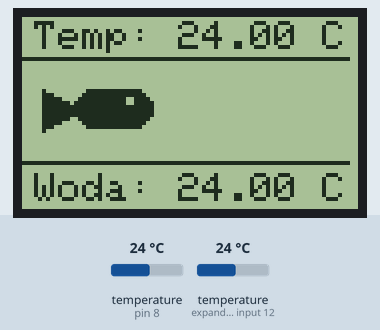
The sketch below on a simulated Arduino Uno, built with avr-gcc and run on an emulated ATmega328P. On the bench: 84×48 one-colour display. The inputs (shaded band) are chosen by the test bench; at power-on: temperature (sensors on pin 8, expander input 12) 24 °C.

Above: at 3.4 s.
3.5 s: temperature (sensor on pin 8) set to 12 °C
At 5.6 s:
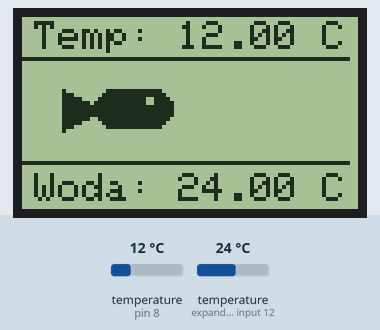
7.7 s: temperature (sensor on expander input 12) set to 12 °C
At 9.1 s:
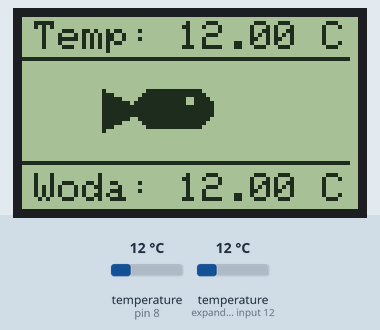
11.3 s: temperature (sensor on pin 8) set to 19 °C
At 12.7 s:
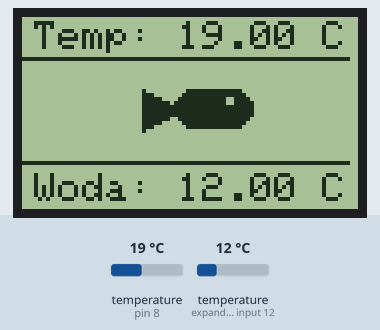
14.9 s: temperature (sensor on expander input 12) set to 19 °C
At 16.2 s:
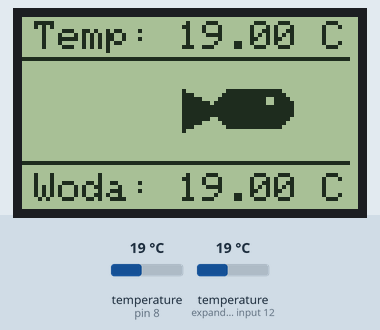
18.4 s: temperature (sensor on pin 8) set to 28 °C
At 19.8 s:
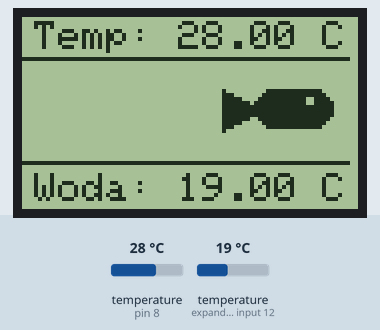
22.0 s: temperature (sensor on expander input 12) set to 28 °C
At 23.4 s:
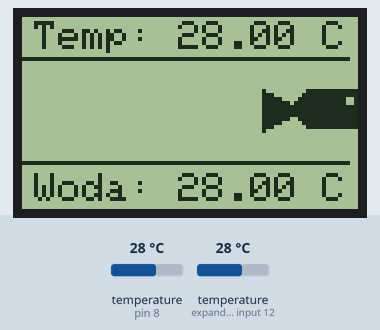
Timing chart, 0 to 25.0 s (numbered marks = the images above; inputs shaded):
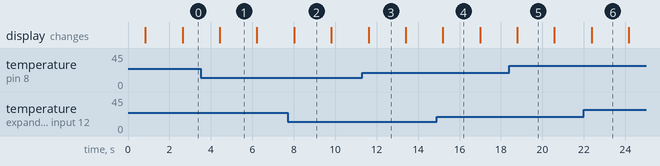

Measured:
- what the display in image 1 shows lasts 1.8 s, from 4.4 s to 6.2 s

The sketch:

digital-aquarium-thermometer.ino
```cpp
#include <SPI.h>
#include <Adafruit_GFX.h>
#include <Adafruit_PCD8544.h>
#include <OneWire.h>
#include <DallasTemperature.h>

#define ONE_WIRE_BUS 8                // DS18B20 sensor - oneWire pin number

OneWire oneWire(ONE_WIRE_BUS);        // setup a oneWire instance to communicate with any OneWire device
DallasTemperature sensors(&oneWire);  // pass our oneWire reference to Dallas Temperature

#define SCLK 7                        // Serial clock out (SCLK)
#define DIN  6                        // Serial data out (DIN)
#define DC   5                        // Data/Command select (D/C)
#define CS   4                        // LCD chip select (CS)
#define RST  3                        // LCD reset (RST)

Adafruit_PCD8544 display = Adafruit_PCD8544(SCLK, DIN, DC, CS, RST); // display instance

signed char fishX = 0;                // fish initial position
const unsigned long delayTime = 1000; // delay in milliseconds;

void setup() {
  sensors.begin();
  display.begin();
  display.setContrast(50);
  display.setTextSize(1);
  display.setTextColor(BLACK);
  display.clearDisplay();
}

void loop() {
  sensors.requestTemperatures();
  draw();
  delay(delayTime);
}

void draw() {
  display.clearDisplay();
  drawTemperature();
  drawFish();
  drawWaterTerperature();
  display.display();
}

void drawTemperature() {
  display.setCursor(3, 1);
  display.print("Temp: ");
  display.print(sensors.getTempCByIndex(0));
  display.print(" C");
  display.drawLine(0, 10, 81, 10, BLACK);
}

void drawWaterTerperature() {
  display.setCursor(3, 39);
  display.print("Woda: ");
  display.print(sensors.getTempCByIndex(1));
  display.print(" C");
  display.drawLine(0, 36, 81, 36, BLACK);
}

void drawFish() {
  // body
  display.fillRoundRect(fishX + 8, 18, 20, 10, 5, BLACK);
  // tail
  display.fillTriangle(fishX, 28, fishX, 18, fishX + 10, 23, BLACK);
  // eye
  display.fillRect(fishX  + 21, 20, 2, 2, WHITE);
  // udpate position
  fishX = fishX < 84 ? fishX + 5 : -30;
}
```
